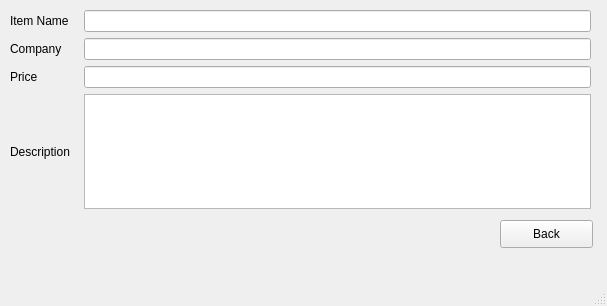
<?xml version="1.0" encoding="UTF-8"?>
<ui version="4.0">
 <class>MainWindow</class>
 <widget class="QMainWindow" name="MainWindow">
  <property name="geometry">
   <rect>
    <x>0</x>
    <y>0</y>
    <width>607</width>
    <height>306</height>
   </rect>
  </property>
  <property name="windowTitle">
   <string>Update Item</string>
  </property>
  <widget class="QWidget" name="centralwidget">
   <widget class="QPushButton" name="pushButton">
    <property name="geometry">
     <rect>
      <x>500</x>
      <y>220</y>
      <width>93</width>
      <height>28</height>
     </rect>
    </property>
    <property name="text">
     <string>Back</string>
    </property>
   </widget>
   <widget class="QWidget" name="gridLayoutWidget">
    <property name="geometry">
     <rect>
      <x>10</x>
      <y>10</y>
      <width>581</width>
      <height>199</height>
     </rect>
    </property>
    <layout class="QGridLayout" name="gridLayout" rowstretch="0,0,0,0" columnstretch="0,0">
     <property name="horizontalSpacing">
      <number>14</number>
     </property>
     <item row="2" column="1">
      <widget class="QLineEdit" name="emailAddress"/>
     </item>
     <item row="1" column="1">
      <widget class="QLineEdit" name="userName"/>
     </item>
     <item row="1" column="0">
      <widget class="QLabel" name="label_5">
       <property name="text">
        <string>Company</string>
       </property>
      </widget>
     </item>
     <item row="3" column="0">
      <widget class="QLabel" name="label_9">
       <property name="text">
        <string>Description</string>
       </property>
      </widget>
     </item>
     <item row="2" column="0">
      <widget class="QLabel" name="label_6">
       <property name="text">
        <string>Price</string>
       </property>
      </widget>
     </item>
     <item row="0" column="1">
      <widget class="QLineEdit" name="lineEdit_7"/>
     </item>
     <item row="0" column="0">
      <widget class="QLabel" name="label_7">
       <property name="text">
        <string>Item Name</string>
       </property>
      </widget>
     </item>
     <item row="3" column="1">
      <widget class="QPlainTextEdit" name="plainTextEdit"/>
     </item>
    </layout>
   </widget>
  </widget>
  <widget class="QMenuBar" name="menubar">
   <property name="geometry">
    <rect>
     <x>0</x>
     <y>0</y>
     <width>607</width>
     <height>26</height>
    </rect>
   </property>
  </widget>
  <widget class="QStatusBar" name="statusbar"/>
 </widget>
 <resources/>
 <connections/>
</ui>
